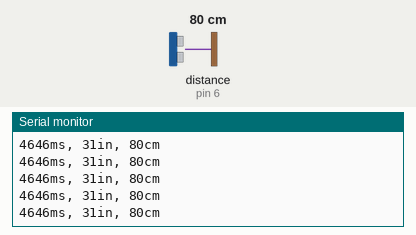
Recording of a sketch running on a simulated Arduino Uno, built with avr-gcc and run on an emulated ATmega328P. On the bench: the last lines printed to the serial monitor. Wiring (inferred from the names in the program): ultrasonic range finder: trigger pin 7; echo pin 6. The test bench sets the inputs (shaded band); at power-on: distance to the obstacle (sensor on pin 6) 80 cm. The echo pulse lasts 58.3 µs per cm.

Above: at 1.2 s.
1.3 s: distance to the obstacle (sensor on pin 6) set to 2 cm
At 1.41 s:
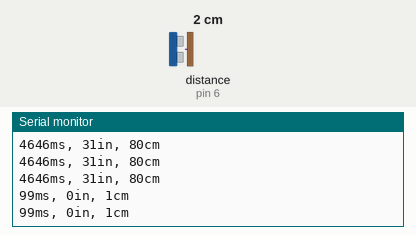
2.8 s: distance to the obstacle (sensor on pin 6) set to 4 cm
At 2.81 s:
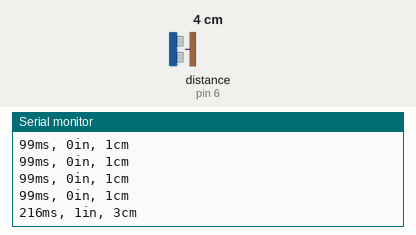
Timing chart, 0 to 5.8 s (numbered marks = the images above; inputs shaded):
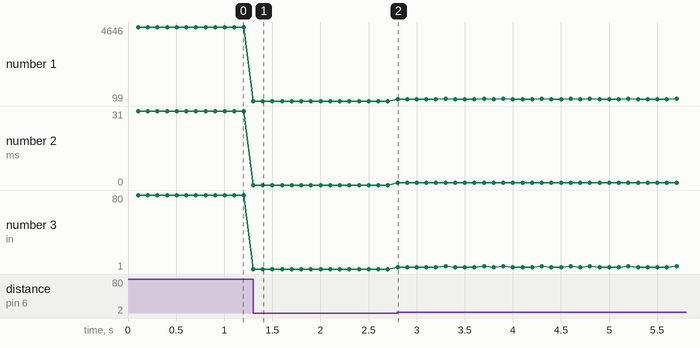

The sketch:

ready_sonicSensor_Multitasking.ino
```cpp
const int pingPin = 7;  // Trigger Pin of Ultrasonic Sensor
const int echoPin = 6;  // Echo Pin of Ultrasonic Sensor

///////////////////////////////////Classes stored here///////////////////////////////////

class pollSensor {
  long pollTime;               // how often in milliseconds to poll the temp sensor
  unsigned long previousPoll;  // will store last time temp/humid reading was updated

public:
  pollSensor(long time) {
    pollTime = time;
    previousPoll = 0;
  }

  bool Update() {
    unsigned long currentTime = millis();

    if (currentTime - previousPoll >= pollTime) {
      previousPoll = currentTime;
      return true;
    } else {
      return false;
    }
  }
};

///////////////////////////////////Inits stored here///////////////////////////////////
pollSensor sensor2PollDelay(100);
pollSensor sensor2ClearTime(2);
pollSensor sensor2BurstTime(10);

///////////////////////////////////Setup and loop stored here///////////////////////////////////
void setup() {
  Serial.begin(9600);
}
void loop() {
  sonarResults();
}
///////////////////////////////////Functions stored here///////////////////////////////////
void sonarResults() {
  if (sensor2PollDelay.Update() == true) {
    long duration;
    long inches;
    long cm;
    pinMode(pingPin, OUTPUT);
    pinMode(echoPin, INPUT);
    digitalWrite(pingPin, LOW);
    if (sensor2ClearTime.Update() == true) {
      digitalWrite(pingPin, HIGH);
    }
    if (sensor2BurstTime.Update() == true) {
      digitalWrite(pingPin, LOW);
    }
    duration = pulseIn(echoPin, HIGH);
    inches = duration / 74 / 2;
    cm = duration / 29 / 2;
    Serial.print(duration);
    Serial.print("ms, ");
    Serial.print(inches);
    Serial.print("in, ");
    Serial.print(cm);
    Serial.print("cm");
    Serial.println();
  }
}
```

Clipboard.ino
```cpp
class Sonar {
  long sonicBurstTime;
  long sonicClearTime;
  long pollFrequencyTime;

  int sonarState;
  unsigned long previousPoll;

public:
  Sonar(long burstTime, long clearTime, long freqTime) {
    sonicBurstTime = burstTime;
    sonicClearTime = clearTime;
    pollFrequencyTime = freqTime;
    previousPoll = 0;
    pinMode(pingPin, OUTPUT);
    pinMode(echoPin, INPUT);
  }
  bool Update() {
    unsigned long currentTime = millis();
    if (currentTime - previousPoll >= pollFrequencyTime) {
      previousPoll = currentTime;
      return true;
    } else {
      return false;
    }
  }
};
```

Measured:
- after the input at 1.3 s, the serial monitor: prints a new line at once (image 1)
- after the input at 2.8 s, the serial monitor: prints a new line at once (image 2)
- plotted number 1: 4646 → 99 after the input at 1.3 s, 99 → 216 after the input at 2.8 s
- plotted number 2: 31 → 0 after the input at 1.3 s
- plotted number 3: 80 → 1 after the input at 1.3 s, 1 → 3 after the input at 2.8 s
